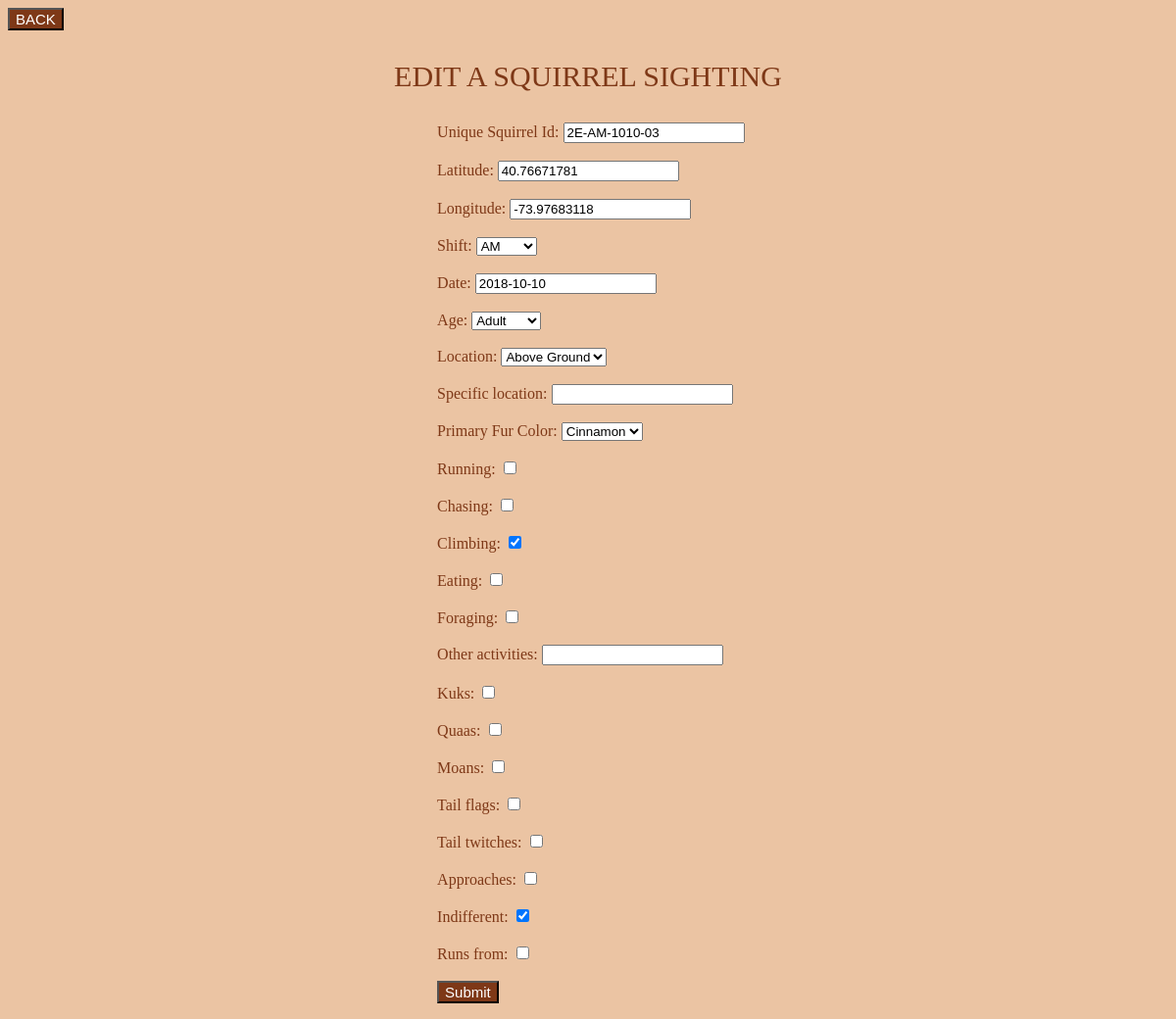
The page /squirrel_sightings/view/2E-AM-1010-03/edit/ on the database as committed earlier.
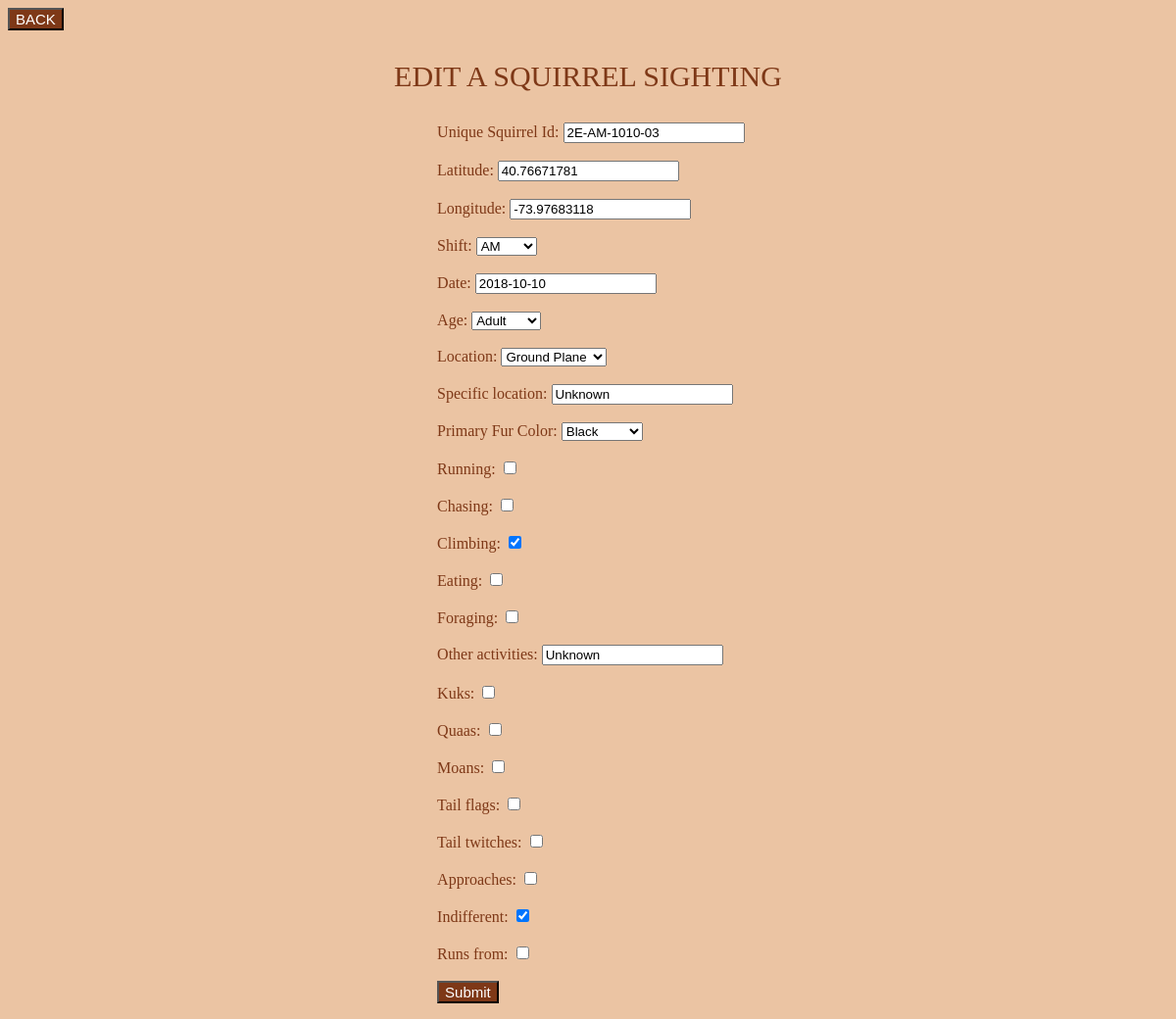
The same page on the database as committed later.
### Squirrel_Sightings/models.py (models this page shows, shortened)
class Squirrels(models.Model):
    AM = 'AM'
    PM = 'PM'
    ADULT = 'Adult'
    JUVENILE = 'Juvenile'
    BLANK = ''
    UNKNOWN = '?'
    BLACK = 'Black'
    CINNAMON = 'Cinnamon'
    GRAY = 'Gray'
    GROUND_PLANE = 'Ground Plane'
    ABOVE_GROUND = 'Above Ground'
    OTHER = 'Other'
    SHIFT_CHOICES = (
            (AM, 'AM'),
            (PM, 'PM'),
        )
    AGE_CHOICES = (
            (ADULT, 'Adult'),
            (JUVENILE, 'Juvenile'),
            (BLANK, ''),
            (UNKNOWN, '?'),
        )
    COLOR_CHOICES = (
            (BLACK, 'Black'),
            (CINNAMON, 'Cinnamon'),
            (GRAY, 'Gray'),
        )
    LOC_CHOICES = (
            (GROUND_PLANE, 'Ground Plane'),
            (ABOVE_GROUND, 'Above Ground'),
            (OTHER, 'Other'),
        )
    Unique_Squirrel_Id = models.CharField(
            max_length=30,
            help_text=_("Unique Squirrel ID"),
            primary_key=True,
    )
    Latitude = models.FloatField(help_text=_("Latitude"),)
    Longitude = models.FloatField(help_text=_("Longitude"),)
    Shift = models.CharField(
            max_length=2,
            choices=SHIFT_CHOICES,
            help_text=_("Shift"),
    )
    Date = models.DateField(
            help_text=_("Date"),
    )
    Age = models.CharField(
            max_length=50,
            default=BLANK,
            choices=AGE_CHOICES,
            help_text=_("Age"),
    )
    Location = models.CharField(
            max_length=100,
            choices=LOC_CHOICES,
            default=OTHER,
            help_text=_("Location"),
    )
    Specific_Location = models.CharField(
            max_length=30,
            default="",
            help_text=_("Specific Location"),
    )
    Primary_Fur_Color = models.CharField(
            max_length=20,
            default=BLACK,
            choices=COLOR_CHOICES,
            help_text=_("Primary Fur Color"),
    )
    Running = models.BooleanField(
            default=False,
            help_text=_('Running'),
    )
    Chasing = models.BooleanField(
            default=False,
            help_text=_('Chasing'),
    )
    Climbing = models.BooleanField(
            default=False,
            help_text=_('Climbing'),
    )
    Eating = models.BooleanField(
            default=False,
            help_text=_('Eating'),
    )
    Foraging = models.BooleanField(
            default=False,
            help_text=_('Foraging'),
    )
    Other_Activities = models.CharField(
            max_length=100,
            default=None,
            help_text=_('Other activities'),
    )
    Kuks = models.BooleanField(
            default=False,
            help_text=_('Kuks'),
    )
    Quaas = models.BooleanField(
            default=False,
            help_text=_('Quaas'),
    )
    Moans = models.BooleanField(
            default=False,
            help_text=_('Moans'),
    )
    Tail_flags = models.BooleanField(
            default=False,
            help_text=_('Tail Flags'),
    )
    Tail_twitches = models.BooleanField(
            default=False,
            help_text=_('Tail Twitches'),
    )
    Approaches = models.BooleanField(
            default=False,
            help_text=_('Approaches'),
    )
    Indifferent = models.BooleanField(
            default=False,
            help_text=_('Indifferent'),
    )
    Runs_from = models.BooleanField(
            default=False,
            help_text=_('Runs from'),
    )

### Squirrel_Sightings/views.py (the view)
# urls.py: path('view/<str:Unique_Squirrel_Id>/edit/',views.edit_squirrel),
def edit_squirrel(request, Unique_Squirrel_Id):
    squirrel = Squirrels.objects.get(Unique_Squirrel_Id=Unique_Squirrel_Id)
    if request.method == 'POST':
        form = SquirrelForm(request.POST, instance = squirrel)
        if form.is_valid():
            form.save()
            return redirect(f'/squirrel_sightings/view/')
    else:
        form = SquirrelForm(instance=squirrel)
    context = {
            'form':form,
        }
    return render(request, 'Squirrel_Sightings/edit.html', context)

### Squirrel_Sightings/forms.py
class SquirrelForm(ModelForm):
    Specific_Location = forms.CharField(required=False)
    Other_Activities = forms.CharField(required=False)
    class Meta:
        model = Squirrels
        fields = '__all__'

### Squirrel_Sightings/templates/Squirrel_Sightings/edit.html (shortened to what this page needs)
<!doctype>
<html>
    <body style="background-color:#EBC4A3;">
    <form action='view/' method="GET">
        <button type='button' onclick="history.back()"  style="background-color:#7E3817; color:#ffffff; font-size:15px;">BACK</button>
    </form>
    <p align="center" style="color:#7E3817; font-size:30px;">EDIT A SQUIRREL SIGHTING</p>
    <div style="margin-left:37%;">
    <form method="post" style="color:#7E3817;">
      {{ form.Unique_Squirrel_Id.label}}:     {{ form.Unique_Squirrel_Id }}<br><br>
	{{ form.Latitude.label}}:      		{{ form.Latitude }}<br><br>
	{{ form.Longitude.label}}:      	{{ form.Longitude }}<br><br>
	{{ form.Shift.label}}:      		{{ form.Shift }}<br><br>
	{{ form.Date.label}}:      		{{ form.Date }}<br><br>
	{{ form.Age.label}}:      		{{ form.Age }}<br><br>
	{{ form.Location.label}}:      		{{ form.Location }}<br><br>
	{{ form.Specific_Location.label}}:      {{ form.Specific_Location }}<br><br>
	{{ form.Primary_Fur_Color.label}}:      {{ form.Primary_Fur_Color }}<br><br>
	{{ form.Running.label}}:      		{{ form.Running }}<br><br>
	{{ form.Chasing.label}}:      		{{ form.Chasing }}<br><br>
	{{ form.Climbing.label}}:      		{{ form.Climbing }}<br><br>
	{{ form.Eating.label}}:      		{{ form.Eating }}<br><br>
	{{ form.Foraging.label}}:     	 	{{ form.Foraging }}<br><br>
	{{ form.Other_Activities.label}}:      	{{ form.Other_Activities }}<br><br>
	{{ form.Kuks.label}}:      		{{ form.Kuks }}<br><br>
	{{ form.Quaas.label}}:      		{{ form.Quaas }}<br><br>
	{{ form.Moans.label}}:      		{{ form.Moans }}<br><br>
	{{ form.Tail_flags.label}}:      	{{ form.Tail_flags }}<br><br>
	{{ form.Tail_twitches.label}}:      	{{ form.Tail_twitches }}<br><br>
	{{ form.Approaches.label}}:      	{{ form.Approaches }}<br><br>
	{{ form.Indifferent.label}}:      	{{ form.Indifferent }}<br><br>
	{{ form.Runs_from.label}}:      	{{ form.Runs_from }}<br><br>
      <input type="submit" name="Submit" style="background-color:#7E3817; color:#ffffff; font-size:15px;">
    </form>
    </div>
  </body>
</html>

Rows that differ between the two databases and show on the page:
changed Squirrels "2E-AM-1010-03": Location "Above Ground" → "Ground Plane"; Specific_Location (not shown) → "Unknown"; Primary_Fur_Color "Cinnamon" → "Black"; Other_Activities (not shown) → "Unknown"
